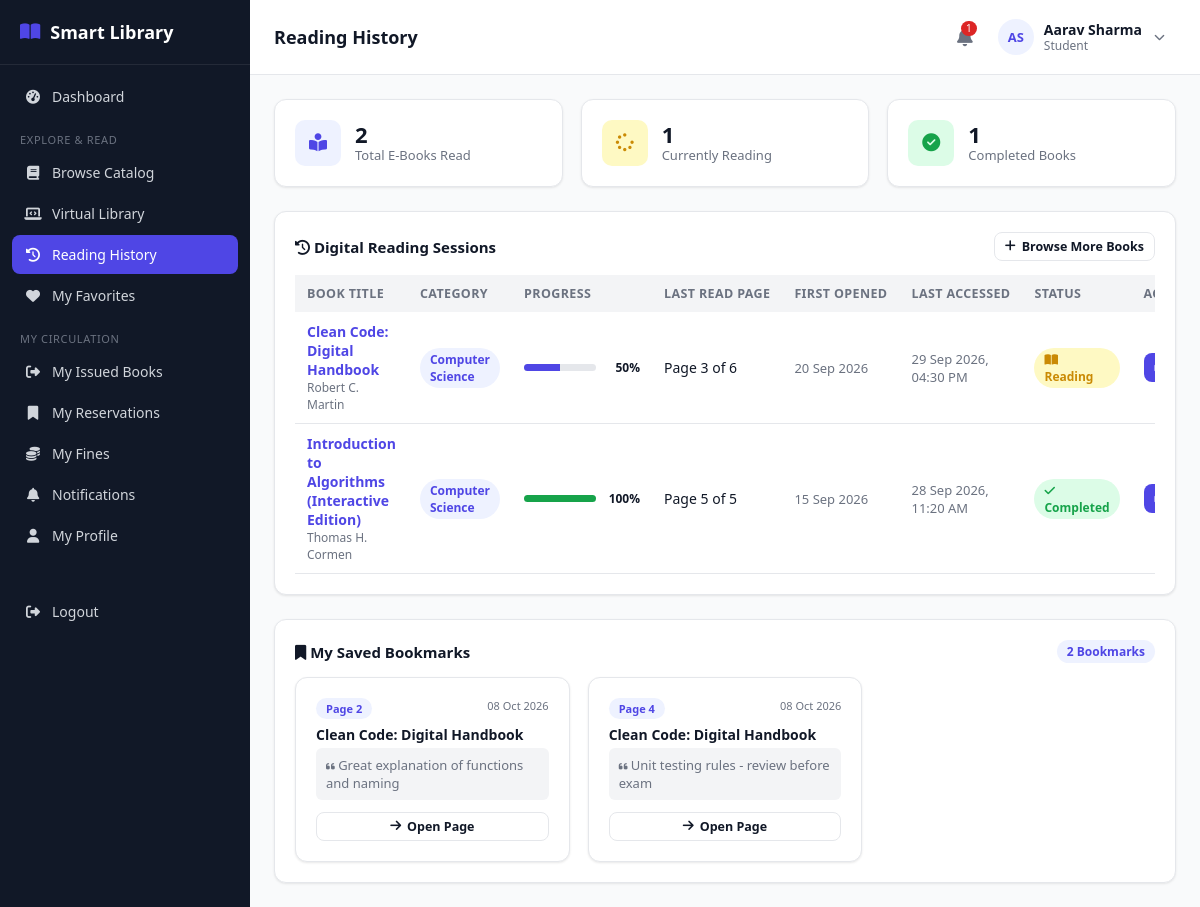
Page /student/reading-history.php (signed in) on the committed database.
### tables this page shows
CREATE TABLE reading_history (
    id INT AUTO_INCREMENT PRIMARY KEY,
    student_id INT NOT NULL,
    digital_book_id INT NOT NULL,
    first_accessed_at TIMESTAMP DEFAULT CURRENT_TIMESTAMP,
    last_accessed_at TIMESTAMP DEFAULT CURRENT_TIMESTAMP ON UPDATE CURRENT_TIMESTAMP,
    last_page INT NOT NULL DEFAULT 1,
    total_pages INT NOT NULL DEFAULT 1,
    progress_percent DECIMAL(5,2) NOT NULL DEFAULT 0.00,
    reading_status ENUM('reading','completed') NOT NULL DEFAULT 'reading',
    created_at TIMESTAMP DEFAULT CURRENT_TIMESTAMP,
    updated_at TIMESTAMP DEFAULT CURRENT_TIMESTAMP ON UPDATE CURRENT_TIMESTAMP,
    UNIQUE KEY uniq_stu_dbook (student_id, digital_book_id),
    FOREIGN KEY (student_id) REFERENCES students(id) ON DELETE CASCADE,
    FOREIGN KEY (digital_book_id) REFERENCES digital_books(id) ON DELETE CASCADE,
    INDEX idx_rh_stu (student_id),
    INDEX idx_rh_book (digital_book_id)
);

CREATE TABLE digital_books (
    id INT AUTO_INCREMENT PRIMARY KEY,
    book_id INT NULL,
    title VARCHAR(200) NOT NULL,
    author_id INT NULL,
    author_name VARCHAR(150) NULL,
    category_id INT NULL,
    publisher_id INT NULL,
    publication_year YEAR NULL,
    edition VARCHAR(30) DEFAULT '1st',
    language VARCHAR(40) DEFAULT 'English',
    pages INT DEFAULT 10,
    description TEXT NULL,
    cover_image VARCHAR(255) NULL,
    file_path VARCHAR(255) NOT NULL,
    file_format VARCHAR(20) NOT NULL DEFAULT 'PDF',
    file_size_kb INT DEFAULT 0,
    access_type ENUM('free','restricted','open_access') NOT NULL DEFAULT 'free',
    license_info VARCHAR(255) DEFAULT 'Open Educational Resource / Demonstration',
    view_count INT NOT NULL DEFAULT 0,
    read_count INT NOT NULL DEFAULT 0,
    status ENUM('active','inactive') NOT NULL DEFAULT 'active',
    created_at TIMESTAMP DEFAULT CURRENT_TIMESTAMP,
    updated_at TIMESTAMP DEFAULT CURRENT_TIMESTAMP ON UPDATE CURRENT_TIMESTAMP,
    FOREIGN KEY (book_id) REFERENCES books(id) ON DELETE SET NULL,
    FOREIGN KEY (author_id) REFERENCES authors(id) ON DELETE SET NULL,
    FOREIGN KEY (category_id) REFERENCES categories(id) ON DELETE SET NULL,
    FOREIGN KEY (publisher_id) REFERENCES publishers(id) ON DELETE SET NULL,
    INDEX idx_dtitle (title),
    INDEX idx_dcat (category_id),
    INDEX idx_dauthor (author_id),
    INDEX idx_dstatus (status)
);

CREATE TABLE categories (
    id INT AUTO_INCREMENT PRIMARY KEY,
    name VARCHAR(100) NOT NULL UNIQUE,
    description VARCHAR(255) DEFAULT NULL
);

CREATE TABLE bookmarks (
    id INT AUTO_INCREMENT PRIMARY KEY,
    student_id INT NOT NULL,
    digital_book_id INT NOT NULL,
    page_number INT NOT NULL DEFAULT 1,
    note VARCHAR(255) NULL,
    created_at TIMESTAMP DEFAULT CURRENT_TIMESTAMP,
    FOREIGN KEY (student_id) REFERENCES students(id) ON DELETE CASCADE,
    FOREIGN KEY (digital_book_id) REFERENCES digital_books(id) ON DELETE CASCADE,
    INDEX idx_bm_stubook (student_id, digital_book_id)
);

### includes/functions.php (called while the page is built, shortened)
<?php
function e($value) {
    return htmlspecialchars($value ?? '', ENT_QUOTES, 'UTF-8');
}
function fmtDate($date) {
    return date('d M Y', strtotime($date));
}

### student/reading-history.php (the view, shortened to what this page needs)
<?php
require_once __DIR__ . '/../includes/functions.php';
require_once __DIR__ . '/../includes/auth-check.php';
$stu = $pdo->prepare("SELECT id FROM students WHERE user_id = ?");
$stu->execute([$_SESSION['user_id']]);
$studentId = (int)$stu->fetchColumn();
$stmt = $pdo->prepare("
    SELECT rh.*, db.title, db.pages, db.language, db.cover_image, db.access_type,
           c.name AS category_name, COALESCE(a.name, db.author_name) AS author_name
    FROM reading_history rh
    JOIN digital_books db ON db.id = rh.digital_book_id
    LEFT JOIN categories c ON c.id = db.category_id
    LEFT JOIN authors a ON a.id = db.author_id
    WHERE rh.student_id = ?
    ORDER BY rh.last_accessed_at DESC
");
$stmt->execute([$studentId]);
$history = $stmt->fetchAll();
$bmStmt = $pdo->prepare("
    SELECT b.*, db.title AS book_title, c.name AS category_name
    FROM bookmarks b
    JOIN digital_books db ON db.id = b.digital_book_id
    LEFT JOIN categories c ON c.id = db.category_id
    WHERE b.student_id = ?
    ORDER BY b.created_at DESC
");
$bmStmt->execute([$studentId]);
$allBookmarks = $bmStmt->fetchAll();
$totalBooksRead = count($history);
$completedBooks = count(array_filter($history, fn($h) => $h['reading_status'] === 'completed' || (float)$h['progress_percent'] >= 99.0));
$inProgressBooks = $totalBooksRead - $completedBooks;
include __DIR__ . '/../includes/header.php';
?>
<div class="grid grid-3" style="margin-bottom:24px;">
    <div class="card stat-card">
        <div class="icon blue"><i class="fa-solid fa-book-open-reader"></i></div>
        <div>
            <div class="num"><?= $totalBooksRead ?></div>
            <div class="label">Total E-Books Read</div>
        </div>
    </div>
    <div class="card stat-card">
        <div class="icon yellow"><i class="fa-solid fa-spinner"></i></div>
        <div>
            <div class="num"><?= $inProgressBooks ?></div>
            <div class="label">Currently Reading</div>
        </div>
    </div>
    <div class="card stat-card">
        <div class="icon green"><i class="fa-solid fa-circle-check"></i></div>
        <div>
            <div class="num"><?= $completedBooks ?></div>
            <div class="label">Completed Books</div>
        </div>
    </div>
</div>
<div class="card" style="margin-bottom:24px;">
    <div class="flex justify-between items-center" style="margin-bottom:14px;">
        <h3 style="margin:0;"><i class="fa-solid fa-clock-rotate-left text-primary"></i> Digital Reading Sessions</h3>
        <a href="virtual-library.php" class="btn btn-sm btn-outline"><i class="fa-solid fa-plus"></i> Browse More Books</a>
    </div>
    <?php if (empty($history)): ?>
        <div class="empty-state" style="padding:40px 20px;">
            <i class="fa-solid fa-book-open" style="font-size:36px; margin-bottom:10px;"></i>
            <h4>No reading history yet</h4>
            <p class="text-muted">Start reading books in the Virtual Library to track your reading journey and progress.</p>
            <a href="virtual-library.php" class="btn btn-primary">Go to Virtual Library</a>
        </div>
    <?php else: ?>
        <div class="table-wrap">
            <table class="data-table">
                <thead>
                    <tr>
                        <th>Book Title</th>
                        <th>Category</th>
                        <th>Progress</th>
                        <th>Last Read Page</th>
                        <th>First Opened</th>
                        <th>Last Accessed</th>
                        <th>Status</th>
                        <th>Action</th>
                    </tr>
                </thead>
                <tbody>
                    <?php foreach ($history as $r):
                        $pct = (float)$r['progress_percent'];
                        $isDone = ($r['reading_status'] === 'completed' || $pct >= 99);
                    ?>
                        <tr>
                            <td>
                                <strong><a href="read-book.php?id=<?= $r['digital_book_id'] ?>"><?= e($r['title']) ?></a></strong>
                                <div class="text-muted" style="font-size:12px;"><?= e($r['author_name']) ?></div>
                            </td>
                            <td><span class="badge badge-blue"><?= e($r['category_name'] ?: 'General') ?></span></td>
                            <td style="min-width:140px;">
                                <div class="flex items-center gap-2">
                                    <div style="flex:1; background:var(--border); border-radius:10px; height:7px; overflow:hidden;">
                                        <div style="background:<?= $isDone ? 'var(--success)' : 'var(--primary)' ?>; width:<?= min(100, $pct) ?>%; height:100%;"></div>
                                    </div>
                                    <span style="font-size:12px; font-weight:600; width:36px; text-align:right;"><?= round($pct) ?>%</span>
                                </div>
                            </td>
                            <td>Page <?= (int)$r['last_page'] ?> of <?= (int)$r['total_pages'] ?></td>
                            <td class="text-muted" style="font-size:13px;"><?= fmtDate($r['first_accessed_at']) ?></td>
                            <td class="text-muted" style="font-size:13px;"><?= date('d M Y, h:i A', strtotime($r['last_accessed_at'])) ?></td>
                            <td>
                                <?php if ($isDone): ?>
                                    <span class="badge badge-green"><i class="fa-solid fa-check"></i> Completed</span>
                                <?php else: ?>
                                    <span class="badge badge-yellow"><i class="fa-solid fa-book-open"></i> Reading</span>
                                <?php endif; ?>
                            </td>
                            <td>
                                <a href="read-book.php?id=<?= $r['digital_book_id'] ?>" class="btn btn-sm btn-primary">
                                </a>
                            </td>
                        </tr>
                    <?php endforeach; ?>
                </tbody>
            </table>
        </div>
    <?php endif; ?>
</div>
<div class="card">
    <div class="flex justify-between items-center" style="margin-bottom:14px;">
        <h3 style="margin:0;"><i class="fa-solid fa-bookmark text-primary"></i> My Saved Bookmarks</h3>
        <span class="badge badge-blue"><?= count($allBookmarks) ?> Bookmarks</span>
    </div>
    <?php if (empty($allBookmarks)): ?>
        <div class="empty-state" style="padding:30px 20px;">
            <i class="fa-regular fa-bookmark" style="font-size:32px; margin-bottom:8px;"></i>
            <p class="text-muted" style="margin:0;">No bookmarks saved yet. While reading any digital book, click the bookmark icon to save key pages and notes.</p>
        </div>
    <?php else: ?>
        <div class="grid grid-3">
            <?php foreach ($allBookmarks as $bm): ?>
                <div class="card" style="border:1px solid var(--border); display:flex; flex-direction:column; justify-content:space-between; margin-bottom:0;">
                    <div>
                        <div class="flex justify-between items-start" style="margin-bottom:6px;">
                            <span class="badge badge-blue" style="font-size:11px;">Page <?= (int)$bm['page_number'] ?></span>
                            <span class="text-muted" style="font-size:11px;"><?= fmtDate($bm['created_at']) ?></span>
                        </div>
                        <strong style="font-size:14px; display:block; margin-bottom:4px;"><?= e($bm['book_title']) ?></strong>
                        <p class="text-muted" style="font-size:13px; margin:0 0 12px 0; background:var(--gray-light); padding:8px 10px; border-radius:6px;">
                            <i class="fa-solid fa-quote-left text-muted" style="font-size:10px;"></i> <?= e($bm['note'] ?: 'Bookmark on Page ' . $bm['page_number']) ?>
                        </p>
                    </div>
                    <div class="flex gap-2">
                        <a href="read-book.php?id=<?= $bm['digital_book_id'] ?>#page=<?= $bm['page_number'] ?>" class="btn btn-sm btn-outline" style="flex:1; justify-content:center;">
                            <i class="fa-solid fa-arrow-right"></i> Open Page
                        </a>
                    </div>
                </div>
            <?php endforeach; ?>
        </div>
    <?php endif; ?>
</div>
<?php include __DIR__ . '/../includes/footer.php'; ?>

### assets/css/style.css (style rules this page uses)
:root { --primary: #4f46e5; --primary-dark: #4338ca; --primary-light: #eef2ff; --success: #16a34a; --success-light: #dcfce7; --warning: #ca8a04; --warning-light: #fef9c3; --danger: #dc2626; --danger-light: #fee2e2; --gray: #6b7280; --gray-light: #f3f4f6; --border: #e5e7eb; --text: #111827; --text-muted: #6b7280; --bg: #f9fafb; --white: #ffffff; --sidebar-w: 250px; --radius: 12px; --shadow: 0 1px 3px rgba(0,0,0,0.06), 0 1px 2px rgba(0,0,0,0.04); }
* { box-sizing: border-box; }
body { margin: 0; font-family: 'Segoe UI', system-ui, -apple-system, Roboto, sans-serif; background: var(--bg); color: var(--text); font-size: 15px; }
a { color: var(--primary); text-decoration: none; }
.grid { display: grid; gap: 18px; }
.grid-3 { grid-template-columns: repeat(3, 1fr); }
.card { background: var(--white); border: 1px solid var(--border); border-radius: var(--radius); box-shadow: var(--shadow); padding: 20px; }
.card h3 { margin: 0 0 14px; font-size: 15px; font-weight: 700; }
.stat-card { display: flex; align-items: center; gap: 14px; }
.stat-card .icon { width: 46px; height: 46px; border-radius: 10px; display: flex; align-items: center; justify-content: center; font-size: 18px; flex-shrink: 0; }
.stat-card .icon.blue { background: var(--primary-light); color: var(--primary); }
.stat-card .icon.green { background: var(--success-light); color: var(--success); }
.stat-card .icon.yellow { background: var(--warning-light); color: var(--warning); }
.stat-card .num { font-size: 22px; font-weight: 800; line-height: 1.1; }
.stat-card .label { font-size: 13px; color: var(--text-muted); }
.btn { display: inline-flex; align-items: center; gap: 6px; padding: 9px 16px; border-radius: 8px; border: 1px solid transparent; font-size: 14px; font-weight: 600; cursor: pointer; text-decoration: none; }
.btn-primary { background: var(--primary); color: #fff; }
.btn-outline { background: #fff; border-color: var(--border); color: var(--text); }
.btn-sm { padding: 5px 10px; font-size: 12.5px; }
.table-wrap { overflow-x: auto; }
table.data-table { width: 100%; border-collapse: collapse; font-size: 14px; }
.data-table th { text-align: left; padding: 10px 12px; background: var(--gray-light); font-weight: 700; font-size: 12.5px; text-transform: uppercase; letter-spacing: 0.03em; color: var(--text-muted); white-space: nowrap; }
.data-table td { padding: 10px 12px; border-bottom: 1px solid var(--border); vertical-align: middle; }
.badge { padding: 3px 10px; border-radius: 999px; font-size: 12px; font-weight: 700; display: inline-block; }
.badge-green { background: var(--success-light); color: var(--success); }
.badge-blue { background: var(--primary-light); color: var(--primary); }
.badge-yellow { background: var(--warning-light); color: var(--warning); }
.text-muted { color: var(--text-muted); }
.flex { display: flex; }
.gap-2 { gap: 8px; }
.items-center { align-items: center; }
.justify-between { justify-content: space-between; }

### rows in the picture
reading_history: digital_book.title "Clean Code: Digital Handbook", author_name "Robert C. Martin", categories.name "Computer Science", progress_percent "50", last_page "3", total_pages "6", first_accessed_at "20 Sep 2026", last_accessed_at "29 Sep 2026, 04:30 PM", reading_status "reading" (drawn)
reading_history: digital_book.title "Introduction to Algorithms (Interactive Edition)", author_name "Thomas H. Cormen", categories.name "Computer Science", progress_percent "100", last_page "5", total_pages "5", first_accessed_at "15 Sep 2026", last_accessed_at "28 Sep 2026, 11:20 AM", reading_status "completed" (drawn)
bookmarks: page_number "2", created_at "08 Oct 2026", digital_book.title "Clean Code: Digital Handbook", note "Great explanation of functions and naming"
bookmarks: page_number "4", created_at "08 Oct 2026", digital_book.title "Clean Code: Digital Handbook", note "Unit testing rules - review before exam"

### other values in the picture
$label "Dashboard"
$item['_section'] "EXPLORE & READ"
$label "Browse Catalog"
$label "Virtual Library"
$label "Reading History"
$label "My Favorites"
$item['_section'] "MY CIRCULATION"
$label "My Issued Books"
$label "My Reservations"
$label "My Fines"
$label "Notifications"
$label "My Profile"
$pageTitle "Reading History"
$unreadCount "1"
$initials "AS"
